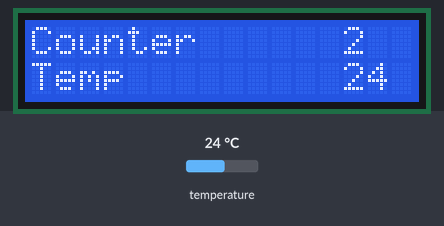
Simulated run of this sketch. Board: Arduino Uno, built with avr-gcc and run on an emulated ATmega328P. On the bench: 16×2 character LCD. The test bench sets the inputs (shaded band); at power-on: temperature 24 °C. What the sketch prints to the serial monitor is not drawn.

Above: at 1.2 s.
1.3 s: temperature set to 12 °C
At 2.0 s:
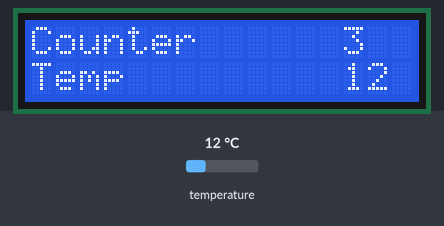
3.1 s: temperature set to 19 °C
At 3.7 s:
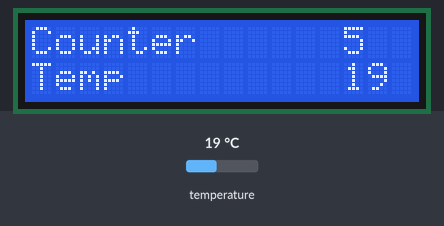
4.6 s: temperature set to 28 °C
At 5.2 s:
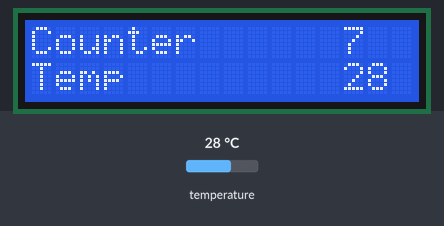
Timing chart, 0 to 7.6 s (numbered marks = the images above; inputs shaded):
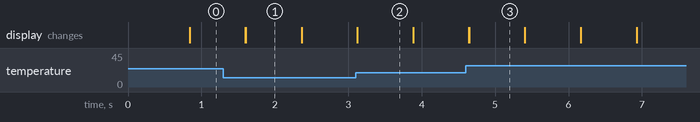

Measured:
- what the display in image 1 shows lasts 0.8 s, from 1.6 s to 2.4 s

The sketch:

Termometr.ino
```cpp
#include <OneWire.h>
#include <Wire.h>
#include <LiquidCrystal_I2C.h>
OneWire ds(2);
LiquidCrystal_I2C lcd(0x27,16,2);  // set the LCD address to 0x27 for a 16 chars and 2 line display
int k;

void setup() {
  lcd.init();                      // initialize the lcd
  lcd.backlight();
  Serial.begin(9600);
}

void loop() {


  if(k==0){
    lcd.clear();
    lcd.setCursor(0,0);
    lcd.print("Counter");
    lcd.setCursor(0,1);
    lcd.print("Temp");
  }
  k = k +1;
  lcd.setCursor(13,0);
  lcd.print(k);


byte data[2];
ds.reset();
ds.write(0xCC);
ds.write(0x44);
delay(750);
ds.reset();
ds.write(0xCC);
ds.write(0xBE);
data[0] = ds.read();
data[1] = ds.read();
int Temp = (data[1]<< 8)+data[0];
Temp = Temp>>4;

lcd.setCursor(13,1);
  lcd.print(Temp);

   if(k==999){
    k=0;
  }

Serial.println(Temp);
}
```
